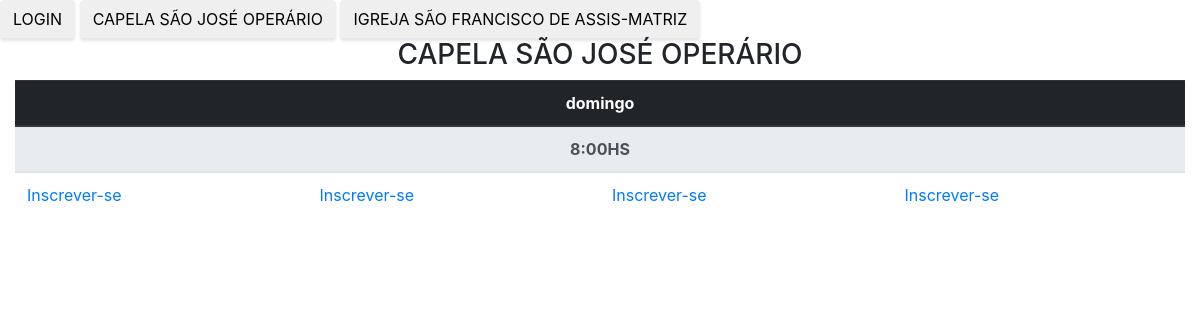
/?pag=1&opcao=1, run on an earlier commit of the app's database.
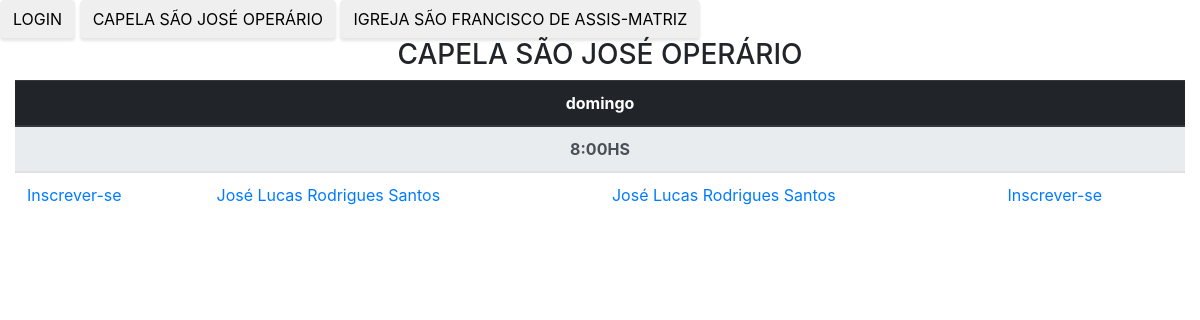
And on a later commit of the database.
### tables this page shows
CREATE TABLE `escala_igreja` (
  `segunda_manha1` varchar(255) NOT NULL,
  `segunda_manha2` varchar(255) NOT NULL,
  `segunda_noite1` varchar(255) NOT NULL,
  `segunda_noite2` varchar(255) NOT NULL,
  `terca_manha1` varchar(255) NOT NULL,
  `terca_manha2` varchar(255) NOT NULL,
  `terca_noite1` varchar(255) NOT NULL,
  `terca_noite2` varchar(255) NOT NULL,
  `quarta_manha1` varchar(255) NOT NULL,
  `quarta_manha2` varchar(255) NOT NULL,
  `quarta_noite1` varchar(255) NOT NULL,
  `quarta_noite2` varchar(255) NOT NULL,
  `quinta_manha1` varchar(255) NOT NULL,
  `quinta_manha2` varchar(255) NOT NULL,
  `quinta_noite1` varchar(255) NOT NULL,
  `quinta_noite2` varchar(255) NOT NULL,
  `sexta_manha1` varchar(255) NOT NULL,
  `sexta_manha2` varchar(255) NOT NULL,
  `sexta_noite1` varchar(255) NOT NULL,
  `sexta_noite2` varchar(255) NOT NULL,
  `sabado_manha1` varchar(255) NOT NULL,
  `sabado_manha2` varchar(255) NOT NULL,
  `sabado_noite1` varchar(255) NOT NULL,
  `sabado_noite2` varchar(255) NOT NULL,
  `sabado_noite3` varchar(255) NOT NULL,
  `sabado_noite4` varchar(255) NOT NULL,
  `domingo_manhaA1` varchar(255) NOT NULL,
  `domingo_manhaA2` varchar(255) NOT NULL,
  `domingo_manhaA3` varchar(255) NOT NULL,
  `domingo_manhaA4` varchar(255) NOT NULL,
  `domingo_manhaB1` varchar(255) NOT NULL,
  `domingo_manhaB2` varchar(255) NOT NULL,
  `domingo_manhaB3` varchar(255) NOT NULL,
  `domingo_manhaB4` varchar(255) NOT NULL,
  `domingo_tarde1` varchar(255) NOT NULL,
  `domingo_tarde2` varchar(255) NOT NULL,
  `domingo_tarde3` varchar(255) NOT NULL,
  `domingo_tarde4` varchar(255) NOT NULL,
  `domingo_noite1` varchar(255) NOT NULL,
  `domingo_noite2` varchar(255) NOT NULL,
  `domingo_noite3` varchar(255) NOT NULL,
  `domingo_noite4` varchar(255) NOT NULL,
  `domingo_capela1` varchar(255) NOT NULL,
  `domingo_capela2` varchar(255) NOT NULL,
  `domingo_capela3` varchar(255) NOT NULL,
  `domingo_capela4` varchar(255) NOT NULL,
  `mes` varchar(2) NOT NULL,
  `id` int(11) NOT NULL
);

### tabela_capela.php (the view, shortened to what this page needs)
<?php
	$sql= "SELECT * FROM escala_igreja ";
	$result = mysqli_query($conn,$sql);
	$row =  mysqli_fetch_assoc($result);
	$domingo_capela1 =@$row['domingo_capela1']?"<a href='crud.php?ok_escala=true&domingo_capela1=false'>".$row['domingo_capela1']."</a>":"<a href='crud.php?ok_escala=true&domingo_capela1=true'>Inscrever-se</a>";
	$domingo_capela2 =@$row['domingo_capela2']?"<a href='crud.php?ok_escala=true&domingo_capela2=false'>".$row['domingo_capela2']."</a>":"<a href='crud.php?ok_escala=true&domingo_capela2=true'>Inscrever-se</a>";
	$domingo_capela3 =@$row['domingo_capela3']?"<a href='crud.php?ok_escala=true&domingo_capela3=false'>".$row['domingo_capela3']."</a>":"<a href='crud.php?ok_escala=true&domingo_capela3=true'>Inscrever-se</a>";
	$domingo_capela4 =@$row['domingo_capela4']?"<a href='crud.php?ok_escala=true&domingo_capela4=false'>".$row['domingo_capela4']."</a>":"<a href='crud.php?ok_escala=true&domingo_capela4=true'>Inscrever-se</a>";
	echo $tabela=	"
	<h3 align='center'>CAPELA SÃO JOSÉ OPERÁRIO</h3>
		<div class='container-fluid '>
	<table class='table'align='center'>
		    	<thead class='thead-dark'>
		    		<tr align='center'>
		    		<th colspan='12'>domingo</th>
		    		</tr>
		    	</thead>
		    	 <thead class='thead-light'>
		    		<tr align='center'>
		    		<th colspan='12'>8:00HS</th>
		    		</tr>
		    	</thead>
		    	 <tr>
			      <td colspan='3'> $domingo_capela1</td>
			      <td colspan='3'> $domingo_capela2</td>
			      <td colspan='3'> $domingo_capela3</td>
			      <td colspan='3'> $domingo_capela4</td>
			    </tr>
		</table>
		</div>";
?>

What changed in the data, as far as the page shows it:
now on this page (row edited): escala_igreja: domingo_capela2 "José Lucas Rodrigues Santos", domingo_capela3 "José Lucas Rodrigues Santos"
Also different on the page:
text no longer shown: "Inscrever-se Inscrever-se"
